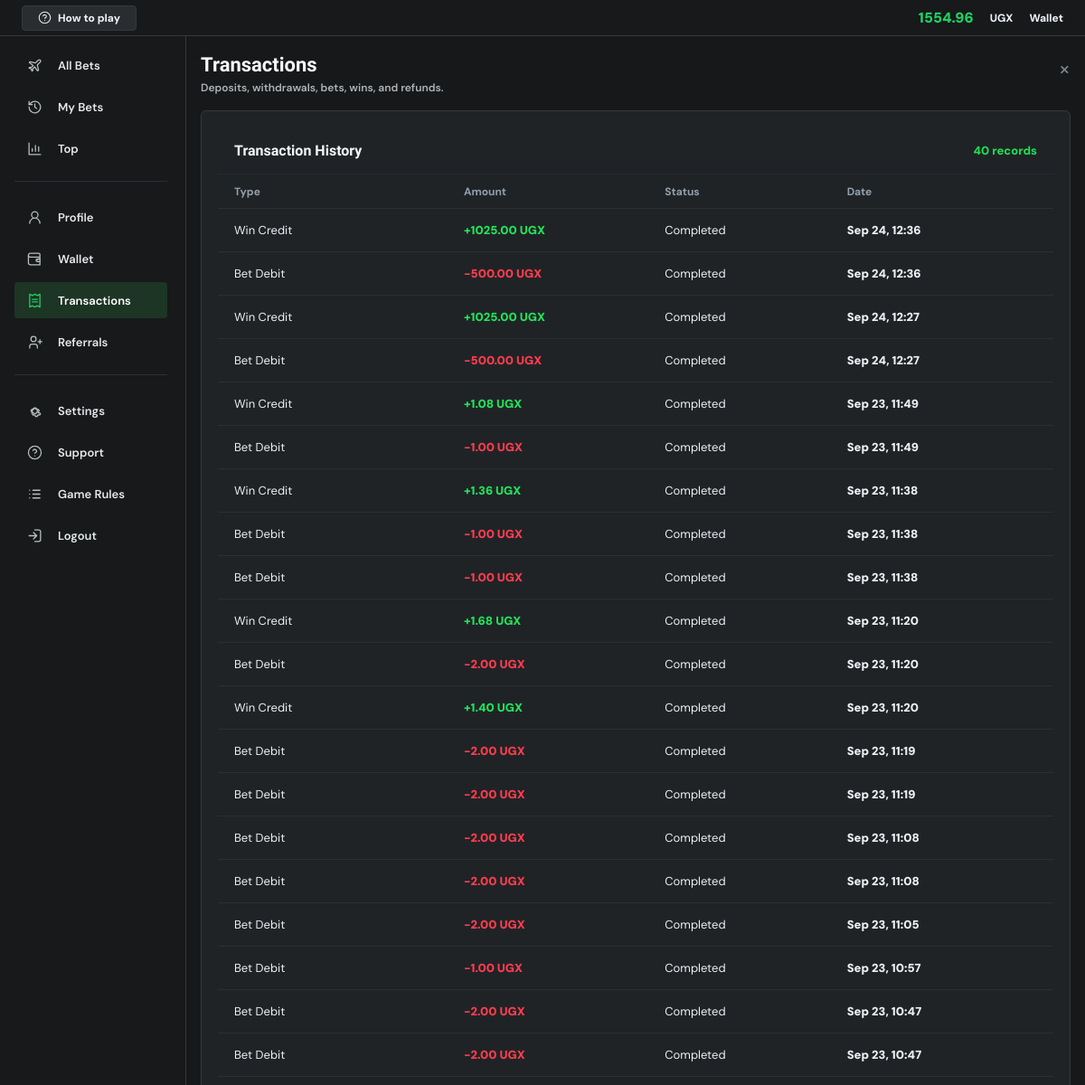
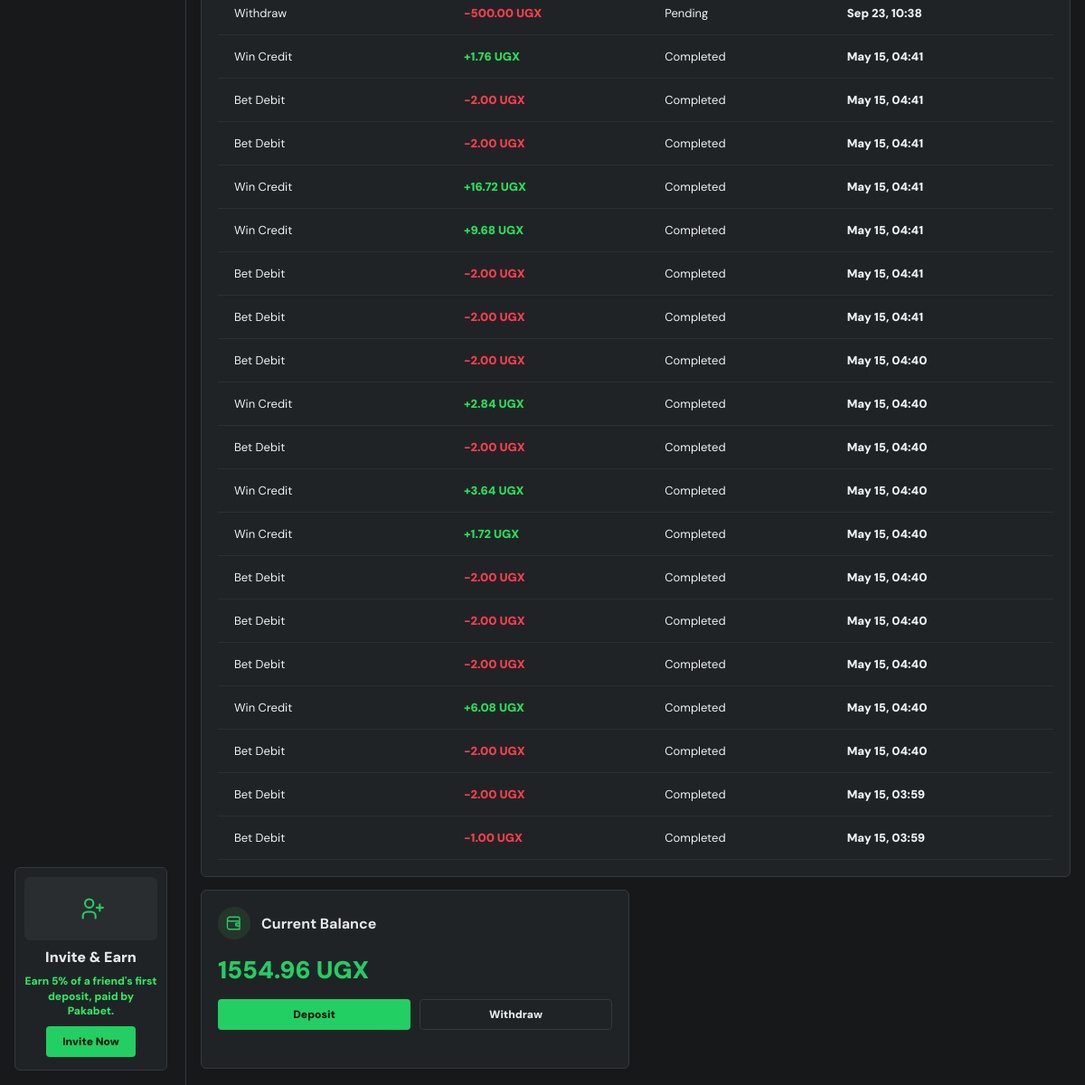
Page /transactions/ (signed in) on the earlier database version (2 pictures, top to bottom).
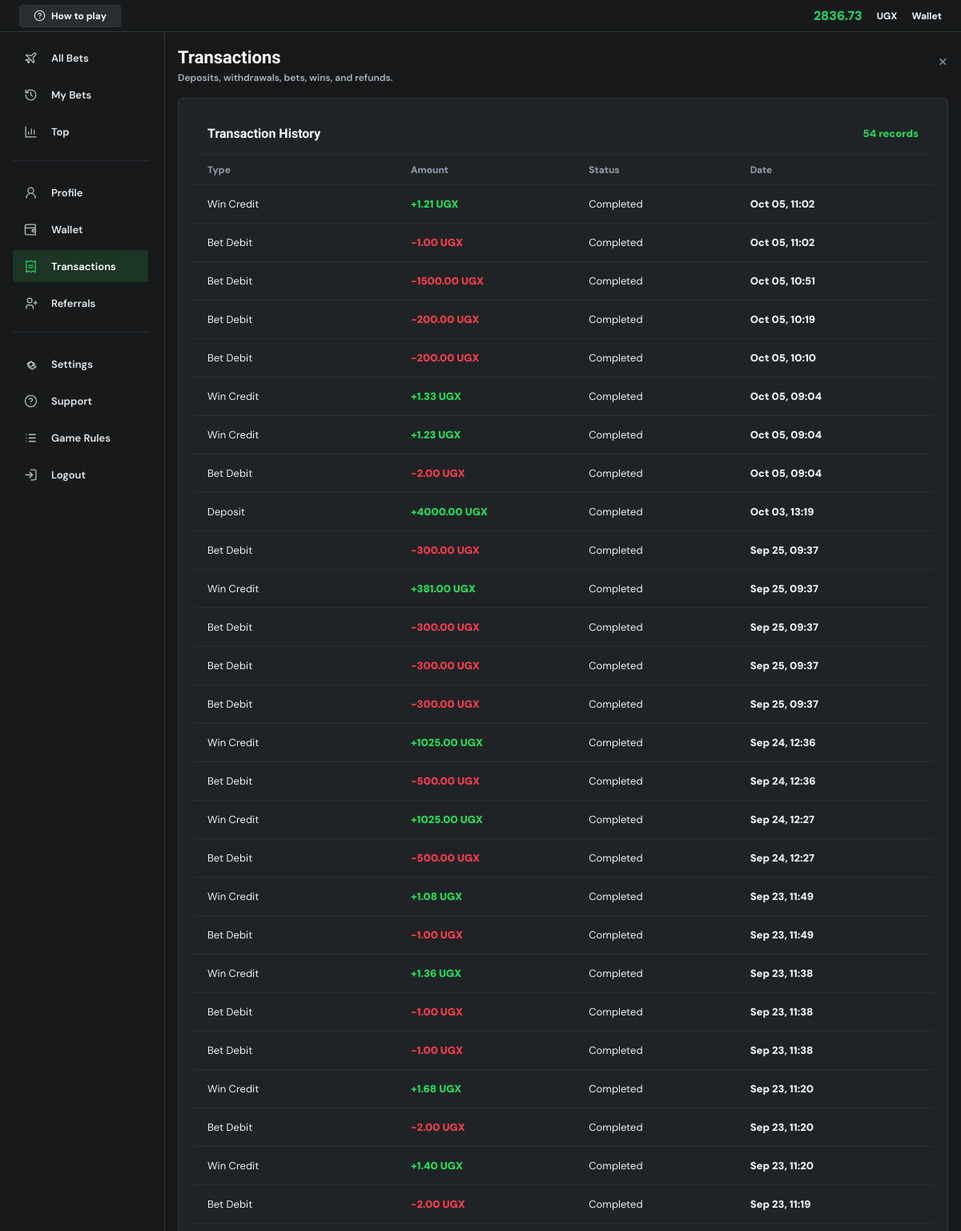
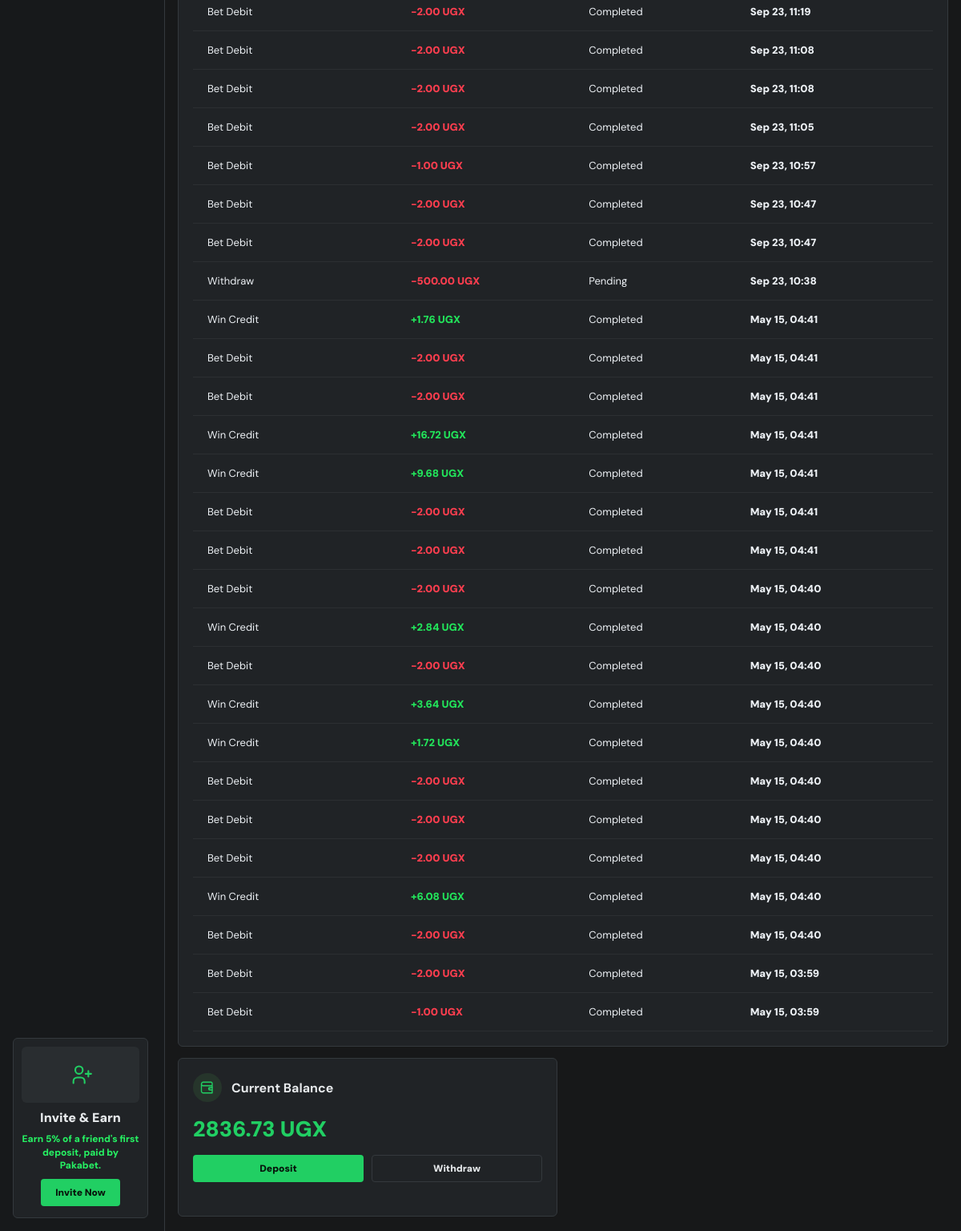
Same page on the later database version (2 pictures, top to bottom).
### core/models.py (models this page shows, shortened)
class Profile(models.Model):
    user = models.OneToOneField(User, on_delete=models.CASCADE)
    referral_code = models.UUIDField(default=uuid.uuid4, unique=True, editable=False)
    client_seed = models.CharField(max_length=128, default=generate_client_seed)
    balance = models.DecimalField(max_digits=12, decimal_places=2, default=1000)
    currency = models.CharField(max_length=3, default='UGX')
    phone_number = models.CharField(max_length=20, blank=True)
    daily_deposit_limit = models.DecimalField(max_digits=12, decimal_places=2, default=300000)
    daily_loss_limit = models.DecimalField(max_digits=12, decimal_places=2, default=200000)
    created_at = models.DateTimeField(auto_now_add=True)

class Transaction(models.Model):
    TRANSACTION_TYPES = [
        ('deposit', 'Deposit'),
        ('withdraw', 'Withdraw'),
        ('bet', 'Bet Debit'),
        ('win', 'Win Credit'),
        ('refund', 'Refund'),
        ('bonus', 'Bonus'),
    ]
    STATUS_CHOICES = [
        ('completed', 'Completed'),
        ('pending', 'Pending'),
        ('failed', 'Failed'),
    ]
    user = models.ForeignKey(User, on_delete=models.CASCADE, related_name='transactions')
    transaction_type = models.CharField(max_length=20, choices=TRANSACTION_TYPES)
    amount = models.DecimalField(max_digits=12, decimal_places=2)
    status = models.CharField(max_length=10, choices=STATUS_CHOICES, default='completed')
    reference = models.CharField(max_length=80, blank=True, db_index=True)
    description = models.CharField(max_length=255, blank=True)
    created_at = models.DateTimeField(auto_now_add=True)
    class Meta:
        ordering = ['-created_at']

### core/views.py (the view)
# urls.py: path('transactions/', views.transactions_view, name='transactions'),
@login_required
def transactions_view(request):
    profile = get_object_or_404(Profile, user=request.user)
    transactions = Transaction.objects.filter(user=request.user).order_by('-created_at')[:100]
    return render(request, 'core/transactions.html', {
        'profile': profile,
        'transactions': transactions,
    })

### core/security.py (called while the page is built, shortened)
def check_security_configuration():
    global _configuration_check_complete
    if _configuration_check_complete:
        return

    def __call__(self, request):
        check_security_configuration()
        response = self.get_response(request)
        return response

### core/templates/core/transactions.html (shortened to what this page needs)
{% extends 'core/base.html' %}
{% block content %}
<section class="account-page account-list-page">
    {% include 'core/partials/account_sidebar.html' %}
    <div class="account-workspace">
        {% include 'core/partials/account_topbar.html' %}
        <main class="account-main account-main-wide">
            <section class="account-content">
                <div class="account-title-row">
                    <div>
                        <h1>Transactions</h1>
                        <p>Deposits, withdrawals, bets, wins, and refunds.</p>
                    </div>
                    <a class="account-close-link" href="{% url 'play' %}">×</a>
                </div>
                <section class="account-card account-table-card">
                    <div class="section-heading">
                        <h2>Transaction History</h2>
                        <span>{{ transactions|length }} records</span>
                    </div>
                    <div class="account-table">
                        <div class="account-table-head">
                            <span>Type</span>
                            <span>Amount</span>
                            <span>Status</span>
                            <span>Date</span>
                        </div>
                        {% for txn in transactions %}
                            <article class="account-table-row">
                                <span>{{ txn.get_transaction_type_display }}</span>
                                <strong class="{% if txn.transaction_type == 'deposit' or txn.transaction_type == 'win' or txn.transaction_type == 'bonus' or txn.transaction_type == 'refund' %}positive{% else %}negative{% endif %}">
                                    {% if txn.transaction_type == 'deposit' or txn.transaction_type == 'win' or txn.transaction_type == 'bonus' or txn.transaction_type == 'refund' %}+{% else %}-{% endif %}{{ txn.amount|floatformat:2 }} {{ profile.currency }}
                                </strong>
                                <span>{{ txn.get_status_display }}</span>
                                <em>{{ txn.created_at|date:'M d, H:i' }}</em>
                            </article>
                        {% empty %}
                            <div class="account-empty-state">No transactions yet.</div>
                        {% endfor %}
                    </div>
                </section>
            </section>
            <aside class="account-right-rail">
                <section class="account-card">
                    <div class="vip-head"><span><svg class="ui-icon" aria-hidden="true"><use href="#icon-wallet"></use></svg></span><strong>Current Balance</strong></div>
                    <strong class="wallet-balance-large">{{ profile.balance|floatformat:2 }} {{ profile.currency }}</strong>
                    <div class="wallet-action-tabs">
                        <a href="{% url 'wallet' %}#deposit-form">Deposit</a>
                        <a href="{% url 'wallet' %}#withdraw-form">Withdraw</a>
                    </div>
                </section>
            </aside>
        </main>
    </div>
</section>
{% endblock %}

### core/templates/core/base.html (shortened to what this page needs)
<!DOCTYPE html>
<html lang="en">
<head>
    {% load static %}
    <link rel="stylesheet" href="{% static 'core/css/styles.css' %}?v=pakabet-flight-logo-20261014-1">
</head>
<body>
    <main class="container">
        {% block content %}{% endblock %}
    </main>
</body>
</html>

### core/templates/core/partials/account_sidebar.html (shortened to what this page needs)
<aside class="account-sidebar" id="account-sidebar" aria-label="Account navigation">
    <a class="account-side-link {% if request.resolver_match.url_name == 'play' %}active{% endif %}" href="{% url 'play' %}"><svg class="ui-icon" aria-hidden="true"><use href="#icon-plane"></use></svg> All Bets</a>
    <a class="account-side-link {% if request.resolver_match.url_name == 'bet_history' %}active{% endif %}" href="{% url 'bet_history' %}"><svg class="ui-icon" aria-hidden="true"><use href="#icon-history"></use></svg> My Bets</a>
    <a class="account-side-link {% if request.resolver_match.url_name == 'dashboard' %}active{% endif %}" href="{% url 'dashboard' %}"><svg class="ui-icon" aria-hidden="true"><use href="#icon-chart"></use></svg> Top</a>
    <hr>
    <a class="account-side-link {% if request.resolver_match.url_name == 'profile' %}active{% endif %}" href="{% url 'profile' %}"><svg class="ui-icon" aria-hidden="true"><use href="#icon-user"></use></svg> Profile</a>
    <a class="account-side-link {% if request.resolver_match.url_name == 'wallet' %}active{% endif %}" href="{% url 'wallet' %}"><svg class="ui-icon" aria-hidden="true"><use href="#icon-wallet"></use></svg> Wallet</a>
    <a class="account-side-link {% if request.resolver_match.url_name == 'transactions' %}active{% endif %}" href="{% url 'transactions' %}"><svg class="ui-icon" aria-hidden="true"><use href="#icon-receipt"></use></svg> Transactions</a>
    <a class="account-side-link {% if request.resolver_match.url_name == 'referrals' %}active{% endif %}" href="{% url 'referrals' %}"><svg class="ui-icon" aria-hidden="true"><use href="#icon-users"></use></svg> Referrals</a>
    <hr>
    <a class="account-side-link {% if request.resolver_match.url_name == 'game_limits' %}active{% endif %}" href="{% url 'game_limits' %}"><svg class="ui-icon" aria-hidden="true"><use href="#icon-settings"></use></svg> Settings</a>
    <a class="account-side-link {% if request.resolver_match.url_name == 'how_to_play' %}active{% endif %}" href="{% url 'how_to_play' %}"><svg class="ui-icon" aria-hidden="true"><use href="#icon-help"></use></svg> Support</a>
    <a class="account-side-link {% if request.resolver_match.url_name == 'game_rules' %}active{% endif %}" href="{% url 'game_rules' %}"><svg class="ui-icon" aria-hidden="true"><use href="#icon-list"></use></svg> Game Rules</a>
    <a class="account-side-link" href="{% url 'logout' %}"><svg class="ui-icon" aria-hidden="true"><use href="#icon-logout"></use></svg> Logout</a>
    <div class="account-invite-card">
        <div class="invite-art"><svg class="ui-icon" aria-hidden="true"><use href="#icon-users"></use></svg></div>
        <strong>Invite & Earn</strong>
        <p>Earn 5% of a friend&#39;s first deposit, paid by Pakabet.</p>
        <a href="{% url 'referrals' %}">Invite Now</a>
    </div>
</aside>

### core/templates/core/partials/account_topbar.html (shortened to what this page needs)
<header class="account-topbar">
    <a class="help-chip" href="{% url 'how_to_play' %}"><svg class="ui-icon" aria-hidden="true"><use href="#icon-help"></use></svg><span>How to play</span></a>
    <div>
        <strong data-account-balance>{{ profile.balance|floatformat:2 }}</strong>
        <span>{{ profile.currency }}</span>
        <a href="{% url 'wallet' %}">Wallet</a>
    </div>
</header>

Differences in the rows shown:
changed Profile "UGX": balance "1554.96" → "2836.73"
added Transaction: transaction_type "Win Credit", amount "1.21", {{ profile.currency }} "UGX", status "Completed", created_at "Oct 05, 11:02"
added Transaction: transaction_type "Bet Debit", amount "1.00", {{ profile.currency }} "UGX", status "Completed", created_at "Oct 05, 11:02"
added Transaction: transaction_type "Bet Debit", amount "1500.00", {{ profile.currency }} "UGX", status "Completed", created_at "Oct 05, 10:51"
added Transaction: transaction_type "Bet Debit", amount "200.00", {{ profile.currency }} "UGX", status "Completed", created_at "Oct 05, 10:19"
added Transaction: transaction_type "Bet Debit", amount "200.00", {{ profile.currency }} "UGX", status "Completed", created_at "Oct 05, 10:10"
added Transaction: transaction_type "Win Credit", amount "1.33", {{ profile.currency }} "UGX", status "Completed", created_at "Oct 05, 09:04"
added Transaction: transaction_type "Win Credit", amount "1.23", {{ profile.currency }} "UGX", status "Completed", created_at "Oct 05, 09:04"
added Transaction: transaction_type "Bet Debit", amount "2.00", {{ profile.currency }} "UGX", status "Completed", created_at "Oct 05, 09:04"
added Transaction: transaction_type "Deposit", amount "4000.00", {{ profile.currency }} "UGX", status "Completed", created_at "Oct 03, 13:19"
added Transaction: transaction_type "Bet Debit", amount "300.00", {{ profile.currency }} "UGX", status "Completed", created_at "Sep 25, 09:37"
added Transaction: transaction_type "Win Credit", amount "381.00", {{ profile.currency }} "UGX", status "Completed", created_at "Sep 25, 09:37"
added Transaction: transaction_type "Bet Debit", amount "300.00", {{ profile.currency }} "UGX", status "Completed", created_at "Sep 25, 09:37"
added Transaction: transaction_type "Bet Debit", amount "300.00", {{ profile.currency }} "UGX", status "Completed", created_at "Sep 25, 09:37"
added Transaction: transaction_type "Bet Debit", amount "300.00", {{ profile.currency }} "UGX", status "Completed", created_at "Sep 25, 09:37"
Other differences:
{{ transactions|length }}: "40" → "54"
